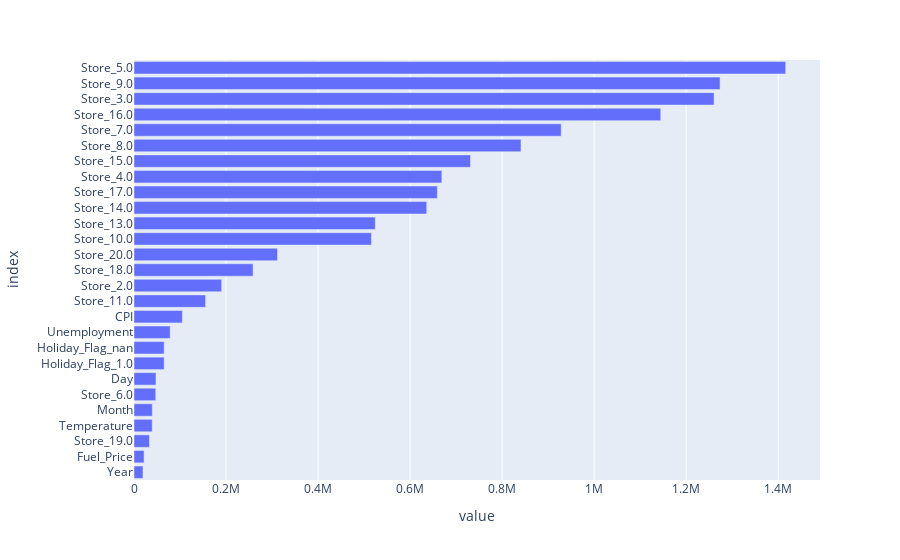

The code cell stored with this chart in its notebook:
### Code cell
# Plot coefficients
fig = px.bar(feature_importance, orientation = 'h')
fig.update_layout(showlegend = False, 
                  margin = {'l': 120} # to avoid cropping of column names
                 )
fig.show()

### Figure 1 — Plotly figure (JSON) as saved in the notebook; plotly's stock layout.template omitted (floating-point values rounded to 4 significant figures)
{"data": [{"alignmentgroup": "True", "hovertemplate": "variable=coefficients<br>value=%{x}<br>index=%{y}<extra></extra>", "legendgroup": "coefficients", "marker": {"color": "#636efa", "pattern": {"shape": ""}}, "name": "coefficients", "offsetgroup": "coefficients", "orientation": "h", "showlegend": true, "textposition": "auto", "type": "bar", "x": [19540.0, 21960.0, 33670.0, 39620.0, 39800.0, 47320.0, 47760.0, 65520.0, 65580.0, 78620.0, 105100.0, 155600.0, 190500.0, 258800.0, 311800.0, 516000.0, 524400.0, 636100.0, 659200.0, 669000.0, 731200.0, 841000.0, 928400.0, 1145000.0, 1261000.0, 1274000.0, 1416000.0], "xaxis": "x", "y": ["Year", "Fuel_Price", "Store_19.0", "Temperature", "Month", "Store_6.0", "Day", "Holiday_Flag_1.0", "Holiday_Flag_nan", "Unemployment", "CPI", "Store_11.0", "Store_2.0", "Store_18.0", "Store_20.0", "Store_10.0", "Store_13.0", "Store_14.0", "Store_17.0", "Store_4.0", "Store_15.0", "Store_8.0", "Store_7.0", "Store_16.0", "Store_3.0", "Store_9.0", "Store_5.0"], "yaxis": "y"}], "layout": {"barmode": "relative", "legend": {"title": {"text": "variable"}, "tracegroupgap": 0}, "margin": {"l": 120, "t": 60}, "showlegend": false, "xaxis": {"anchor": "y", "domain": [0, 1], "title": {"text": "value"}}, "yaxis": {"anchor": "x", "domain": [0, 1], "title": {"text": "index"}}}}
